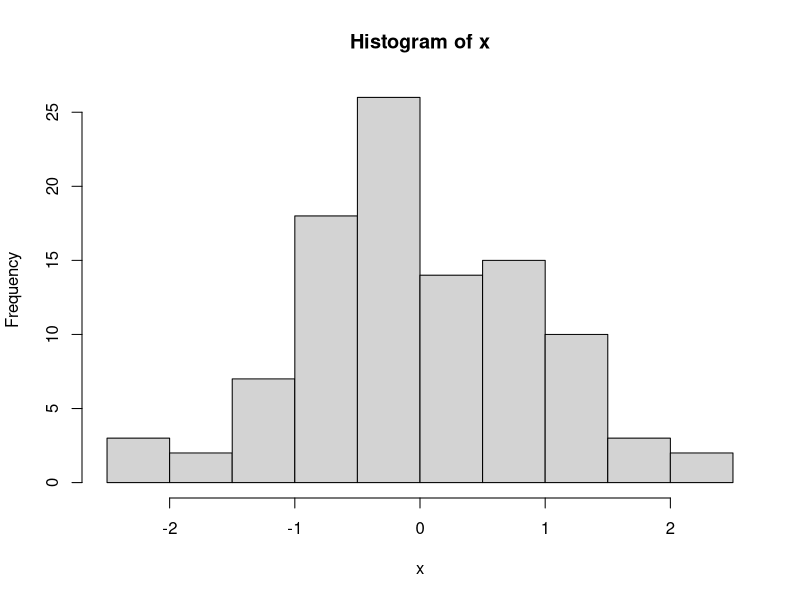
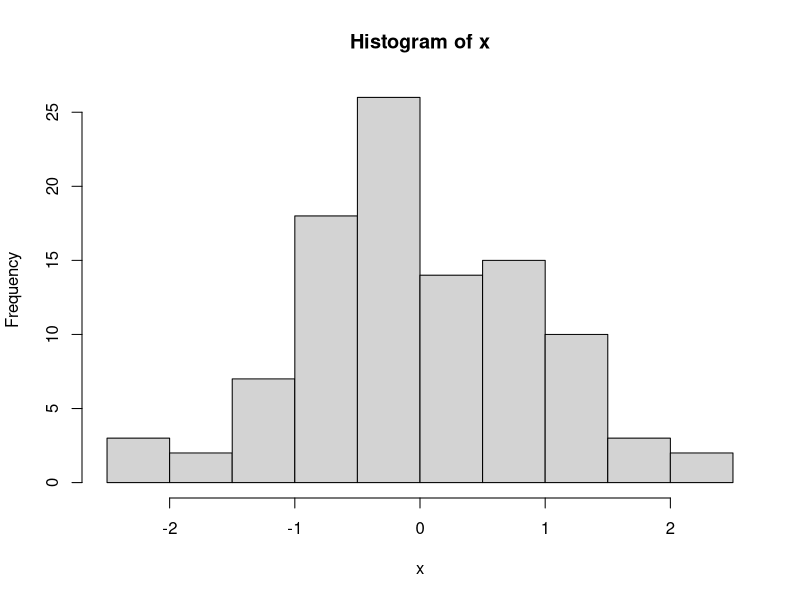

The R source for these figures, in order:
# See http://www.plosntds.org/static/figureGuidelines.action#arialR

set.seed(5)
x <- rnorm(100)

pdf(file="try_arial.pdf",
	onefile=F,
	width=4, height=4,
	family=c("/Users/kmm/Dropbox/R/Arial/arial.afm",
			 "/Users/kmm/Dropbox/R/Arial/arialbd.afm",
			 "/Users/kmm/Dropbox/R/Arial/arialbi.afm",
			 "/Users/kmm/Dropbox/R/Arial/ariali.afm"),
	pointsize=12)
hist(x)
dev.off()

pdf(file="try_helv.pdf",
	onefile=F,
	width=4, height=4,
	pointsize=12)
	hist(x)
dev.off()
